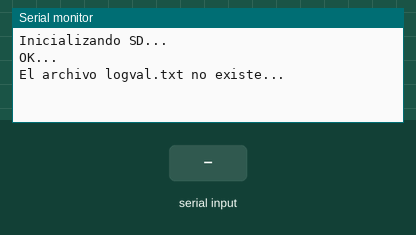
The sketch below on a simulated Arduino Uno, built with avr-gcc and run on an emulated ATmega328P. Parts: the last lines printed to the serial monitor. The test bench sets the inputs (shaded band). Storage starts empty.

Above: at 1.2 s.
1.3 s: byte 30 received over Serial
At 2.2 s:
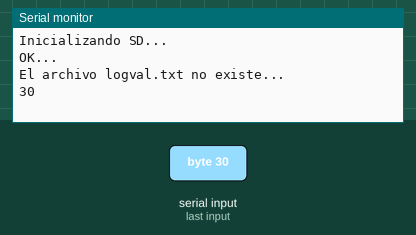
2.8 s: byte 90 received over Serial
At 3.4 s:
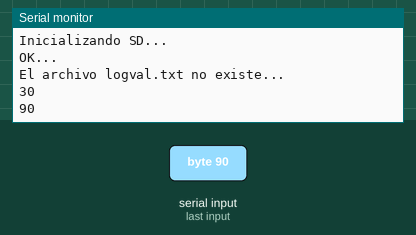
4.3 s: byte 120 received over Serial
At 5.7 s:
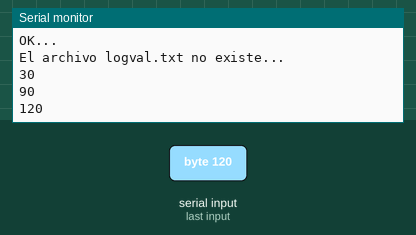

The sketch:

escribirSDvalores.ino
```cpp
#include <SPI.h>
#include <SD.h>

File logFile;
int valor;

void setup() {

  Serial.begin(9600);
  Serial.println("Inicializando SD...");

  SD.begin();

  Serial.println("OK...");
  Serial.println();

  if (SD.exists("logval.txt")) {
    Serial.println("El archivo logval.txt existe... eliminando.");
    SD.remove("logval.txt");
  } else {
    Serial.println("El archivo logval.txt no existe...");
  }

}

void loop() {

  if (Serial.available()>0) {

    valor = Serial.read();

    logFile = SD.open("logval.txt", FILE_WRITE);
    logFile.println(valor);
    logFile.close();

    Serial.println(valor);

  }

}
```

Measured:
- after the input at 1.3 s, the serial monitor: prints a new line at once (image 1)
- after the input at 2.8 s, the serial monitor: prints a new line at once (image 2)
- after the input at 4.3 s, the serial monitor: prints a new line at once (image 3)
